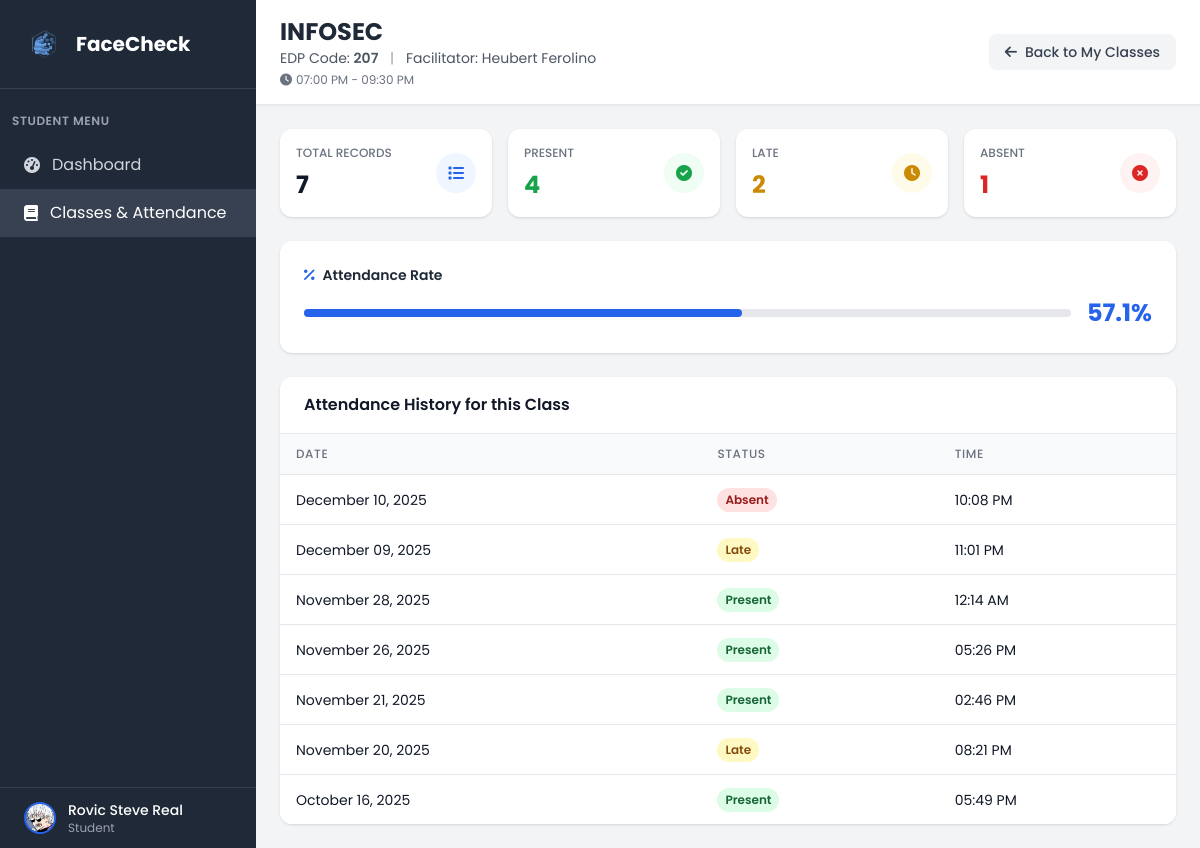
Before: /my_classes/5/attendance (signed in) with the older database file.
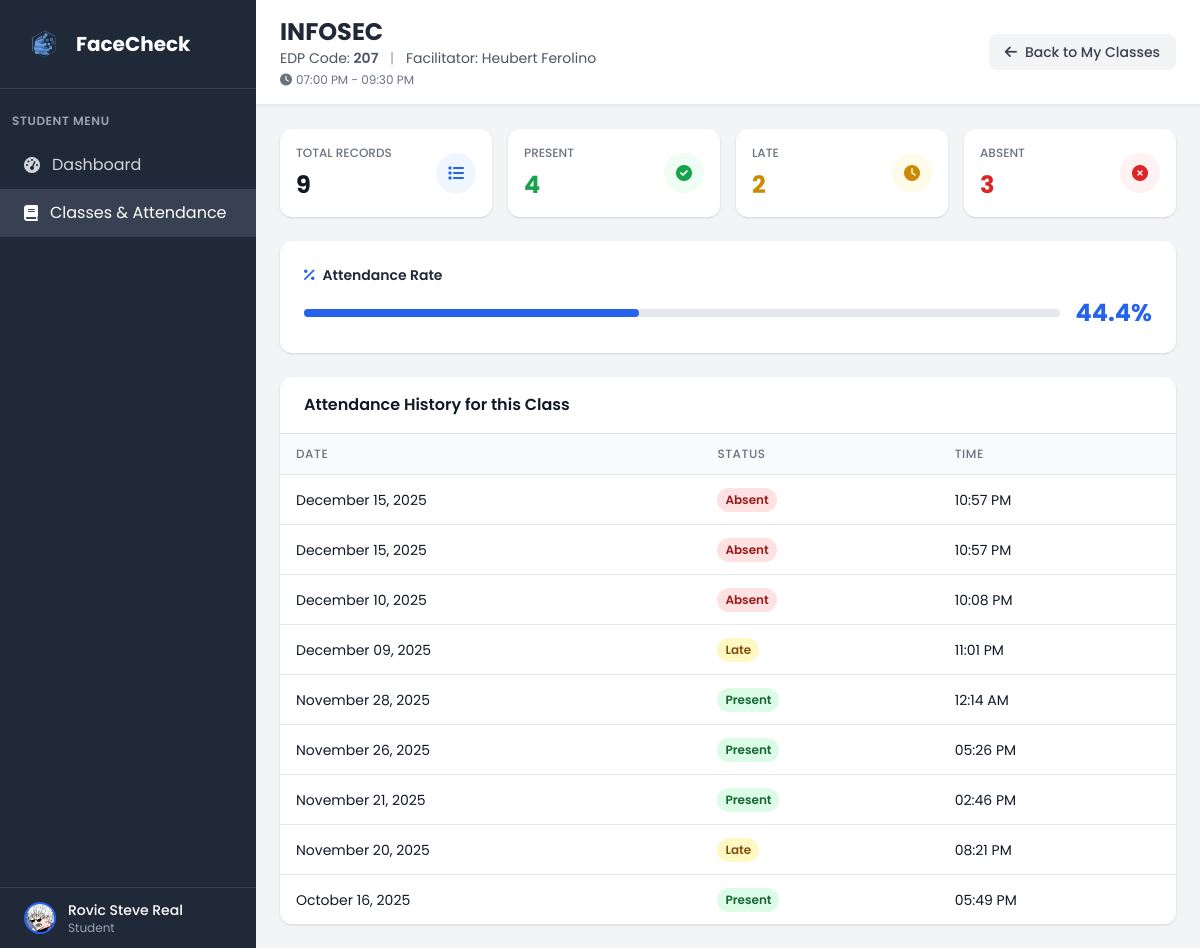
After: the same page with the newer database file.
### tables this page shows
CREATE TABLE "attendance" (
                attendance_id INTEGER PRIMARY KEY AUTOINCREMENT,
                attendance_date DATETIME NOT NULL,
                attendance_status VARCHAR(10) NOT NULL CHECK (attendance_status IN ('present', 'absent', 'late', 'excuse')),
                studentclass_id INTEGER NOT NULL,
                FOREIGN KEY (studentclass_id) REFERENCES student_class(studentclass_id)
            );

### app.py (the view)
@app.route('/my_classes/<int:class_id>/attendance')
def view_class_attendance(class_id):
    if 'user_id' not in session or session['role'] != 'student':
        return redirect(url_for('login'))
    conn = get_db_connection()
    student = conn.execute('''
        SELECT u.*, s.student_id, s.year_level, s.profile_picture, c.course_name, d.dept_name
        FROM user u
        JOIN student s ON u.user_id = s.user_id
        LEFT JOIN course c ON s.course_id = c.course_id
        LEFT JOIN department d ON u.dept_id = d.dept_id
        WHERE u.user_id = ?
    ''', (session['user_id'],)).fetchone()
    enrollment = conn.execute('''
        SELECT sc.studentclass_id
        FROM student_class sc
        WHERE sc.student_id = ? AND sc.class_id = ?
    ''', (student['student_id'], class_id)).fetchone()
    if not enrollment:
        conn.close()
        flash('You are not enrolled in this class', 'error')
        return redirect(url_for('my_classes'))
    class_info = conn.execute('''
        SELECT cl.class_id, cl.class_name, cl.edpcode, cl.room, cl.start_time, cl.end_time,
               u_f.firstname as faculty_firstname, u_f.lastname as faculty_lastname,
               GROUP_CONCAT(DISTINCT d.day_name) as days
        FROM class cl
        JOIN faculty f ON cl.faculty_id = f.faculty_id
        JOIN user u_f ON f.user_id = u_f.user_id
        LEFT JOIN class_days cd ON cl.class_id = cd.class_id
        LEFT JOIN days d ON cd.day_id = d.day_id
        WHERE cl.class_id = ?
        GROUP BY cl.class_id, cl.class_name, cl.edpcode, cl.room, cl.start_time, cl.end_time,
                 u_f.firstname, u_f.lastname
    ''', (class_id,)).fetchone()
    if not class_info:
        conn.close()
        flash('Class not found', 'error')
        return redirect(url_for('my_classes'))
    attendance_records = conn.execute('''
        SELECT strftime('%Y-%m-%d %H:%M:%S', a.attendance_date) as attendance_date,
               a.attendance_status
        FROM attendance a
        JOIN student_class sc ON a.studentclass_id = sc.studentclass_id
        WHERE sc.student_id = ? AND sc.class_id = ?
        ORDER BY a.attendance_date DESC
    ''', (student['student_id'], class_id)).fetchall()
    formatted_records = []
    for record in attendance_records:
        date_str = ''
        time_str = ''
        if record['attendance_date']:
            try:
                from datetime import datetime
                dt = datetime.strptime(record['attendance_date'], '%Y-%m-%d %H:%M:%S')
                date_str = dt.strftime('%B %d, %Y')
                time_str = dt.strftime('%I:%M %p')
            except:
                date_str = str(record['attendance_date']).split(' ')[0]
                time_str = str(record['attendance_date']).split(' ')[1] if ' ' in str(record['attendance_date']) else ''
        formatted_records.append({
            'date': date_str,
            'time': time_str,
            'status': record['attendance_status']
        })
    total_records = len(formatted_records)
    present_count = sum(1 for r in formatted_records if r['status'] == 'present')
    late_count = sum(1 for r in formatted_records if r['status'] == 'late')
    absent_count = sum(1 for r in formatted_records if r['status'] == 'absent')
    attendance_rate = round((present_count / total_records * 100), 1) if total_records > 0 else 0
    time_str = ''
    if class_info['start_time'] and class_info['end_time']:
        try:
            from datetime import datetime
            start_time = str(class_info['start_time'])
            end_time = str(class_info['end_time'])
            time_formats = ['%H:%M:%S', '%H:%M']
            start_dt = None
            end_dt = None
            for fmt in time_formats:
                try:
                    start_dt = datetime.strptime(start_time, fmt)
                    end_dt = datetime.strptime(end_time, fmt)
                    break
                except:
                    continue
            if start_dt and end_dt:
                time_str = f"{start_dt.strftime('%I:%M %p')} - {end_dt.strftime('%I:%M %p')}"
        except:
            time_str = f"{class_info['start_time']} - {class_info['end_time']}"
    conn.close()
    return render_template('student_class_attendance.html',
                         student=student,
                         class_info=class_info,
                         attendance_records=formatted_records,
                         total_records=total_records,
                         present_count=present_count,
                         late_count=late_count,
                         absent_count=absent_count,
                         attendance_rate=attendance_rate,
                         time_str=time_str)

### app.py (called while the page is built)
def get_db_connection():
    try:
        conn = sqlite3.connect('facecheck.db', timeout=30.0)
        conn.row_factory = sqlite3.Row
        conn.execute('PRAGMA foreign_keys = ON')
        try:
            cur = conn.cursor()
            cur.execute("PRAGMA table_info(faculty)")
            columns = [row[1] for row in cur.fetchall()]
            if 'attendance_image' not in columns:
                cur.execute("ALTER TABLE faculty ADD COLUMN attendance_image VARCHAR(255)")
                conn.commit()
        except Exception:
            pass
        return conn
    except sqlite3.Error as e:
        print(f"Database connection error: {e}")
        raise

### templates/student_class_attendance.html (shortened to what the changed rows need)
<!DOCTYPE html>
<html lang="en">
<head>
    <script src="https://cdn.tailwindcss.com"></script>
    <link href="https://cdnjs.cloudflare.com/ajax/libs/font-awesome/6.0.0/css/all.min.css" rel="stylesheet">
    <link rel="stylesheet" href="{{ url_for('static', filename='css/global.css') }}">
</head>
<body class="bg-gray-100">
    <div class="flex h-screen">
        <div class="w-64 bg-gray-800 text-white flex flex-col">
            <div class="p-6 border-b border-gray-700">
                <div class="flex items-center">
                    <h1 class="text-xl font-bold">FaceCheck</h1>
                </div>
            </div>
        </div>
        <div class="flex-1 flex flex-col overflow-hidden">
            <header class="bg-white shadow-sm border-b border-gray-200">
                <div class="px-6 py-4 flex items-center justify-between">
                    <div>
                        <h2 class="text-2xl font-bold text-gray-800">{{ class_info.class_name }}</h2>
                    </div>
                </div>
            </header>
            <main class="flex-1 overflow-y-auto p-6 space-y-6">
                <div class="grid grid-cols-1 sm:grid-cols-2 lg:grid-cols-4 gap-4">
                    <div class="bg-white rounded-xl shadow p-4 flex items-center justify-between">
                        <div>
                            <p class="text-xs font-medium text-gray-500 uppercase">Total Records</p>
                            <p class="mt-2 text-2xl font-bold text-gray-900">{{ total_records }}</p>
                        </div>
                    </div>
                    <div class="bg-white rounded-xl shadow p-4 flex items-center justify-between">
                        <div>
                            <p class="text-xs font-medium text-gray-500 uppercase">Absent</p>
                            <p class="mt-2 text-2xl font-bold text-red-600">{{ absent_count }}</p>
                        </div>
                    </div>
                </div>
                <div class="bg-white rounded-xl shadow p-6">
                    <div class="flex items-center justify-between">
                        <div class="flex-1 mr-4">
                            <div class="w-full bg-gray-200 rounded-full h-2">
                                <div class="bg-blue-600 h-2 rounded-full transition-all duration-300" style="width: {{ attendance_rate }}%"></div>
                            </div>
                        </div>
                        <div class="text-right">
                            <p class="text-2xl font-bold text-blue-600">{{ attendance_rate }}%</p>
                        </div>
                    </div>
                </div>
                <div class="bg-white rounded-xl shadow overflow-hidden">
                    <div class="p-0">
                        <div class="overflow-x-auto">
                            <table class="min-w-full divide-y divide-gray-200">
                                <thead class="bg-gray-50">
                                    <tr>
                                        <th class="px-4 py-3 text-left text-xs font-medium text-gray-500 uppercase tracking-wider">Date</th>
                                        <th class="px-4 py-3 text-left text-xs font-medium text-gray-500 uppercase tracking-wider">Status</th>
                                        <th class="px-4 py-3 text-left text-xs font-medium text-gray-500 uppercase tracking-wider">Time</th>
                                    </tr>
                                </thead>
                                <tbody class="bg-white divide-y divide-gray-200">
                                    {% if attendance_records %}
                                        {% for record in attendance_records %}
                                        <tr>
                                            <td class="px-4 py-3 whitespace-nowrap text-sm text-gray-900">{{ record.date }}</td>
                                            <td class="px-4 py-3 whitespace-nowrap">
                                                {% if record.status.lower() == 'present' %}
                                                <span class="inline-flex px-2 py-1 text-xs font-semibold rounded-full bg-green-100 text-green-800">
                                                    Present
                                                </span>
                                                {% elif record.status.lower() == 'late' %}
                                                <span class="inline-flex px-2 py-1 text-xs font-semibold rounded-full bg-yellow-100 text-yellow-800">
                                                    Late
                                                </span>
                                                {% elif record.status.lower() == 'absent' %}
                                                <span class="inline-flex px-2 py-1 text-xs font-semibold rounded-full bg-red-100 text-red-800">
                                                    Absent
                                                </span>
                                                {% else %}
                                                <span class="inline-flex px-2 py-1 text-xs font-semibold rounded-full bg-gray-100 text-gray-700">
                                                    {{ record.status.title() }}
                                                </span>
                                                {% endif %}
                                            </td>
                                            <td class="px-4 py-3 whitespace-nowrap text-sm text-gray-900">{{ record.time }}</td>
                                        </tr>
                                        {% endfor %}
                                    {% else %}
                                        <tr>
                                            <td colspan="3" class="px-4 py-6 text-center text-sm text-gray-500">
                                                <i class="fas fa-inbox mr-2 text-gray-400"></i>No attendance records found for this class.
                                            </td>
                                        </tr>
                                    {% endif %}
                                </tbody>
                            </table>
                        </div>
                    </div>
                </div>
            </main>
        </div>
    </div>
</body>
</html>

Changed rows visible on the page:
added attendance: date "December 15, 2025", attendance_status "Absent", time "10:57 PM"
added attendance: date "December 15, 2025", attendance_status "Absent", time "10:57 PM"
Other visible differences:
{{ total_records }}: "7" → "9"
{{ absent_count }}: "1" → "3"
{{ attendance_rate }}: 57.1 → 44.4 (drawn)
{{ attendance_rate }}: "57.1" → "44.4"
